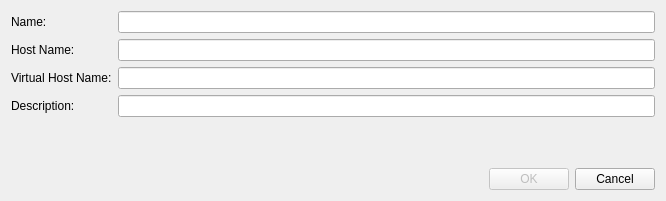
<?xml version="1.0" encoding="UTF-8"?>
<ui version="4.0" stdsetdef="1">
  <author></author>
  <comment>  Copyright 2017 Google Inc.
 Licensed under the Apache License, Version 2.0 (the &quot;License&quot;);
 you may not use this file except in compliance with the License.
 You may obtain a copy of the License at
 http://www.apache.org/licenses/LICENSE-2.0
 Unless required by applicable law or agreed to in writing, software
 distributed under the License is distributed on an &quot;AS IS&quot; BASIS,
 WITHOUT WARRANTIES OR CONDITIONS OF ANY KIND, either express or implied.
 See the License for the specific language governing permissions and
 limitations under the License.
</comment>
  <exportmacro></exportmacro>
  <class>StreamServerEditBase</class>
  <widget class="QDialog" name="StreamServerEditBase">
    <property name="geometry">
      <rect>
        <x>0</x>
        <y>0</y>
        <width>666</width>
        <height>201</height>
      </rect>
    </property>
    <property name="windowTitle">
      <string>Edit Stream Server</string>
    </property>
    <layout class="QGridLayout">
      <item row="0" column="1">
        <widget class="QLineEdit" name="nameEdit">
          <property name="minimumSize">
            <size>
              <width>300</width>
              <height>0</height>
            </size>
          </property>
          <property name="toolTip" stdset="0">
            <string>Newly created database name</string>
          </property>
        </widget>
      </item>
      <item row="0" column="0">
        <widget class="QLabel" name="textLabel1">
          <property name="text">
            <string>Name:</string>
          </property>
          <property name="wordWrap">
            <bool>false</bool>
          </property>
        </widget>
      </item>
      <item row="1" column="1">
        <widget class="QLineEdit" name="hostNameEdit">
          <property name="minimumSize">
            <size>
              <width>300</width>
              <height>0</height>
            </size>
          </property>
          <property name="toolTip" stdset="0">
            <string>Newly created database name</string>
          </property>
        </widget>
      </item>
      <item row="1" column="0">
        <widget class="QLabel" name="textLabel1_2">
          <property name="text">
            <string>Host Name:</string>
          </property>
          <property name="wordWrap">
            <bool>false</bool>
          </property>
        </widget>
      </item>
      <item row="2" column="0">
        <widget class="QLabel" name="textLabel1_2_2">
          <property name="text">
            <string>Virtual Host Name:</string>
          </property>
          <property name="wordWrap">
            <bool>false</bool>
          </property>
        </widget>
      </item>
      <item row="3" column="0">
        <widget class="QLabel" name="textLabel1_2_2_2">
          <property name="text">
            <string>Description:</string>
          </property>
          <property name="wordWrap">
            <bool>false</bool>
          </property>
        </widget>
      </item>
      <item row="2" column="1">
        <widget class="QLineEdit" name="virtualNameEdit">
          <property name="minimumSize">
            <size>
              <width>300</width>
              <height>0</height>
            </size>
          </property>
          <property name="toolTip" stdset="0">
            <string>Newly created database name</string>
          </property>
        </widget>
      </item>
      <item row="3" column="1">
        <widget class="QLineEdit" name="descriptionEdit">
          <property name="minimumSize">
            <size>
              <width>300</width>
              <height>0</height>
            </size>
          </property>
          <property name="toolTip" stdset="0">
            <string>Newly created database name</string>
          </property>
        </widget>
      </item>
      <item row="5" column="0" rowspan="1" colspan="2">
        <layout class="QHBoxLayout">
          <property name="margin">
            <number>0</number>
          </property>
          <property name="spacing">
            <number>6</number>
          </property>
          <item>
            <spacer name="Spacer3">
              <property name="sizeHint">
                <size>
                  <width>291</width>
                  <height>0</height>
                </size>
              </property>
              <property name="sizeType">
                <enum>QSizePolicy::Expanding</enum>
              </property>
              <property name="orientation">
                <enum>Qt::Horizontal</enum>
              </property>
            </spacer>
          </item>
          <item>
            <widget class="QPushButton" name="okBtn">
              <property name="enabled">
                <bool>false</bool>
              </property>
              <property name="text">
                <string>OK</string>
              </property>
              <property name="default">
                <bool>true</bool>
              </property>
            </widget>
          </item>
          <item>
            <widget class="QPushButton" name="cancelBtn">
              <property name="text">
                <string>Cancel</string>
              </property>
            </widget>
          </item>
        </layout>
      </item>
      <item row="4" column="1">
        <spacer name="spacer77">
          <property name="sizeHint">
            <size>
              <width>21</width>
              <height>20</height>
            </size>
          </property>
          <property name="sizeType">
            <enum>QSizePolicy::Expanding</enum>
          </property>
          <property name="orientation">
            <enum>Qt::Vertical</enum>
          </property>
        </spacer>
      </item>
    </layout>
  </widget>
  <layoutdefault spacing="6" margin="11"/>
  <pixmapfunction>qPixmapFromMimeSource</pixmapfunction>
  <connections>
    <connection>
      <sender>okBtn</sender>
      <signal>released()</signal>
      <receiver>StreamServerEditBase</receiver>
      <slot>accept()</slot>
    </connection>
    <connection>
      <sender>cancelBtn</sender>
      <signal>released()</signal>
      <receiver>StreamServerEditBase</receiver>
      <slot>reject()</slot>
    </connection>
    <connection>
      <sender>nameEdit</sender>
      <signal>textChanged(QString)</signal>
      <receiver>StreamServerEditBase</receiver>
      <slot>textChanged(QString)</slot>
    </connection>
    <connection>
      <sender>hostNameEdit</sender>
      <signal>textChanged(QString)</signal>
      <receiver>StreamServerEditBase</receiver>
      <slot>textChanged(QString)</slot>
    </connection>
    <connection>
      <sender>virtualNameEdit</sender>
      <signal>textChanged(QString)</signal>
      <receiver>StreamServerEditBase</receiver>
      <slot>textChanged(QString)</slot>
    </connection>
    <connection>
      <sender>descriptionEdit</sender>
      <signal>textChanged(QString)</signal>
      <receiver>StreamServerEditBase</receiver>
      <slot>textChanged(QString)</slot>
    </connection>
  </connections>
</ui>
